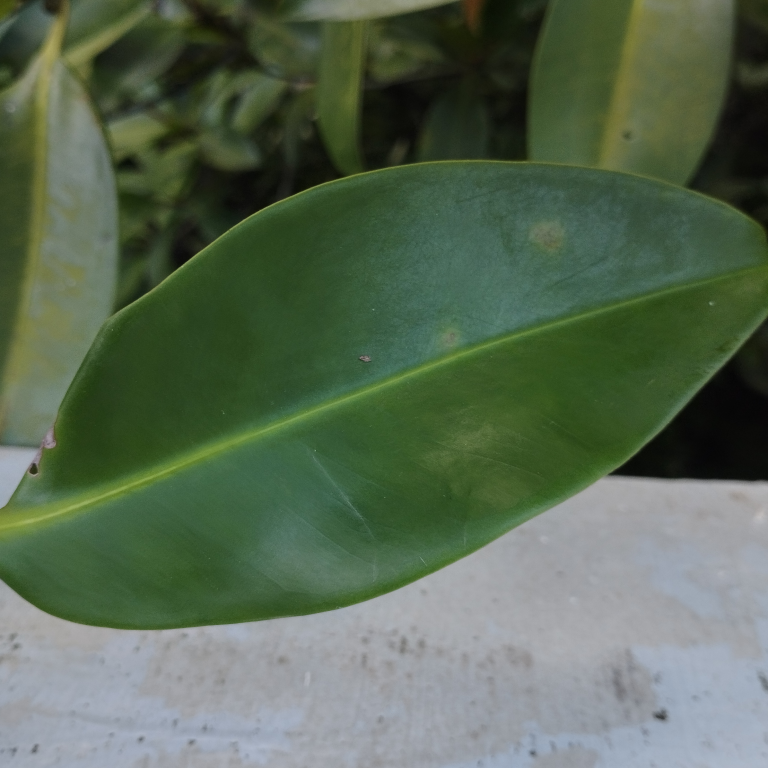
#> input picture dataset/train/Bruguiera/1747460994984.jpg, 3072 x 3072 px (shown at 1/4 size); its folder holds only this picture in this run
$ python train_model.py
#> lines starting #> are read from the running program, lines starting #| are printed output that depends on the picture; after the words box and inside, x2 and y2 are one past the last pixel; in counts of white or black regions, pixels touching at a corner belong together
import os
import cv2
import numpy as np
from sklearn.neighbors import KNeighborsClassifier
from sklearn.decomposition import PCA
from sklearn.preprocessing import StandardScaler
from sklearn.metrics import classification_report
import joblib
from tqdm import tqdm

# -----------------------------------------------
# 1. AKUISISI & PERSIAPAN DATA
# -----------------------------------------------

def load_images_from_folder(folder):
#> called with folder = 'dataset/train'
    images = []
    labels = []
    for label in os.listdir(folder):
        label_folder = os.path.join(folder, label)
        for filename in os.listdir(label_folder):
            if filename.endswith(".jpg") or filename.endswith(".png"):
                img_path = os.path.join(label_folder, filename)
                image = cv2.imread(img_path)
#> image is the input picture: shape (3072, 3072, 3); mean B, G, R 82.8, 104.3, 87.7
                if image is not None:
                    images.append(image)
                    labels.append(label)
    return images, labels

# -----------------------------------------------
# 2-6. PRAPROSES, GRAYSCALE, OTSU, EKSTRAKSI FITUR
# -----------------------------------------------

def preprocess_and_extract_features(image):
    # Resize
    image = cv2.resize(image, (128, 128))

    # HSV masking
    hsv = cv2.cvtColor(image, cv2.COLOR_BGR2HSV)
    lower = np.array([25, 40, 40])  # rentang hijau
    upper = np.array([90, 255, 255])
    mask = cv2.inRange(hsv, lower, upper)
    masked_img = cv2.bitwise_and(image, image, mask=mask)

    # Grayscale
    gray = cv2.cvtColor(masked_img, cv2.COLOR_BGR2GRAY)

    # Otsu Thresholding
    blur = cv2.GaussianBlur(gray, (5, 5), 0)
    _, otsu = cv2.threshold(blur, 0, 255, cv2.THRESH_BINARY + cv2.THRESH_OTSU)

    # Ekstraksi fitur bentuk
    contours, _ = cv2.findContours(otsu, cv2.RETR_EXTERNAL, cv2.CHAIN_APPROX_SIMPLE)
    if contours:
        c = max(contours, key=cv2.contourArea)
        area = cv2.contourArea(c)
        perimeter = cv2.arcLength(c, True)
        x, y, w, h = cv2.boundingRect(c)
        aspect_ratio = float(w) / h if h != 0 else 0
        extent = float(area) / (w * h) if w * h != 0 else 0
    else:
        area = perimeter = aspect_ratio = extent = 0

    # Ekstraksi fitur warna dominan (rata-rata RGB)
    mean_color = cv2.mean(image)[:3]  # ambil R,G,B

    # Gabungkan fitur (bentuk + warna)
    feature_vector = [area, perimeter, aspect_ratio, extent] + list(mean_color)
    return feature_vector

# -----------------------------------------------
# 7. AUGMENTASI (opsional: flip horizontal saja)
# -----------------------------------------------

def augment(image):
    return [image, cv2.flip(image, 1)]

# -----------------------------------------------
# 8. KLASIFIKASI
# -----------------------------------------------

def prepare_data(folder):
    images, labels = load_images_from_folder(folder)
#> images = 2 items; labels = ['Bruguiera', 'Bruguiera Gymnorrhiza']
    X, y = [], []

    for img, label in tqdm(zip(images, labels), total=len(images)):
        for augmented in augment(img):
            features = preprocess_and_extract_features(augmented)
            X.append(features)
            y.append(label)
#> this loop made 2 passes
#> label on passes 1 to 2: 'Bruguiera', 'Bruguiera Gymnorrhiza'
#> pass 1, in preprocess_and_extract_features, `image = cv2.resize(image, (128, 128))`:
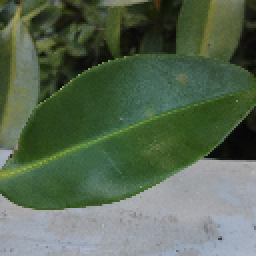
#> image: shape (128, 128, 3) (shown 2 times larger); mean of channels 0, 1, 2 82.9, 104.4, 87.8; drawn as B, G, R
#> pass 1, in preprocess_and_extract_features, `mask = cv2.inRange(hsv, lower, upper)`:
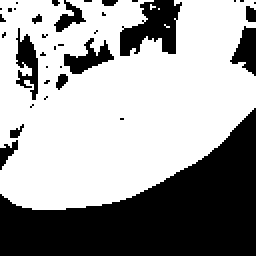
#> mask: shape (128, 128) (shown 2 times larger); 62.6% white; 36 black regions (25 under 20 px), largest, box (x1, y1, x2, y2) and area: (0, 54, 128, 128) 4659, (60, 0, 91, 28) 508, (8, 14, 19, 50) 214
#> pass 1, in preprocess_and_extract_features, `masked_img = cv2.bitwise_and(image, image, mask=mask)`:
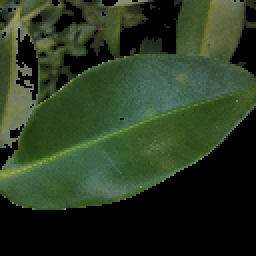
#> masked_img: shape (128, 128, 3) (shown 2 times larger); mean of channels 0, 1, 2 33.8, 56.3, 41.3; drawn as B, G, R
#> after the loop:
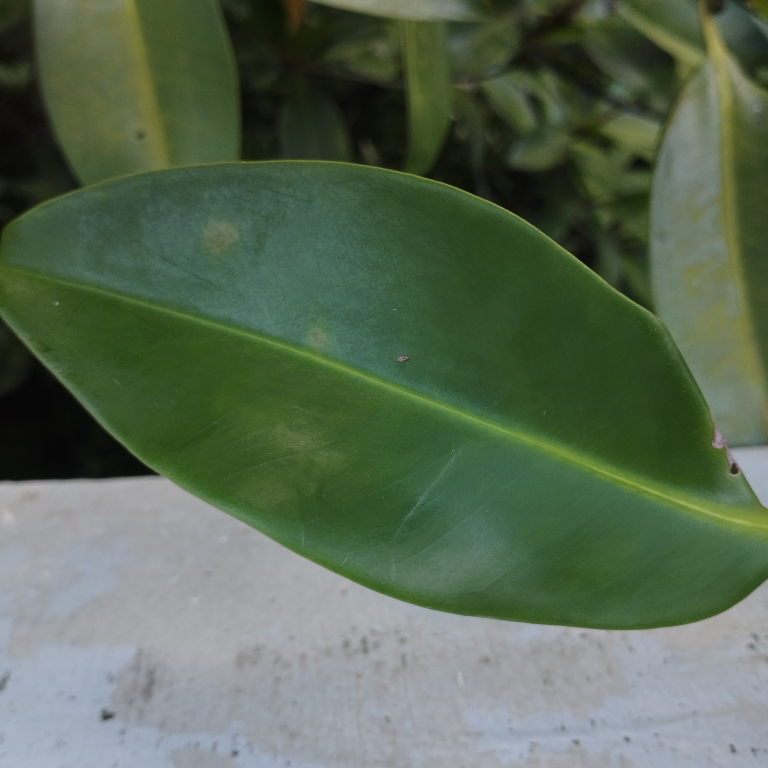
#> augmented: shape (3072, 3072, 3) (shown at 1/4 size); mean of channels 0, 1, 2 82.8, 104.3, 87.7; drawn as B, G, R
#> after the loop, X = [[10332, 614.6, 1.22, 0.769, 82.89, 104.4, 87.81], [10332, 614.6, 1.22, 0.769, 82.89, 104.4, 87.81], [10332, 614.6, 1.22, 0.769, 82.89, 104.4, 87.81], [10332, 614.6, 1.22, 0.769, 82.89, 104.4, 87.81]]; y = ['Bruguiera', 'Bruguiera', 'Bruguiera Gymnorrhiza', 'Bruguiera Gymnorrhiza']

    return np.array(X), np.array(y)

# MAIN PIPELINE
train_folder = 'dataset/train'
test_folder = 'dataset/test'

# Load dan proses data latih & uji
X_train, y_train = prepare_data(train_folder)
X_test, y_test = prepare_data(test_folder)
#> (the run stopped early here; a loop or call above may not have finished)
